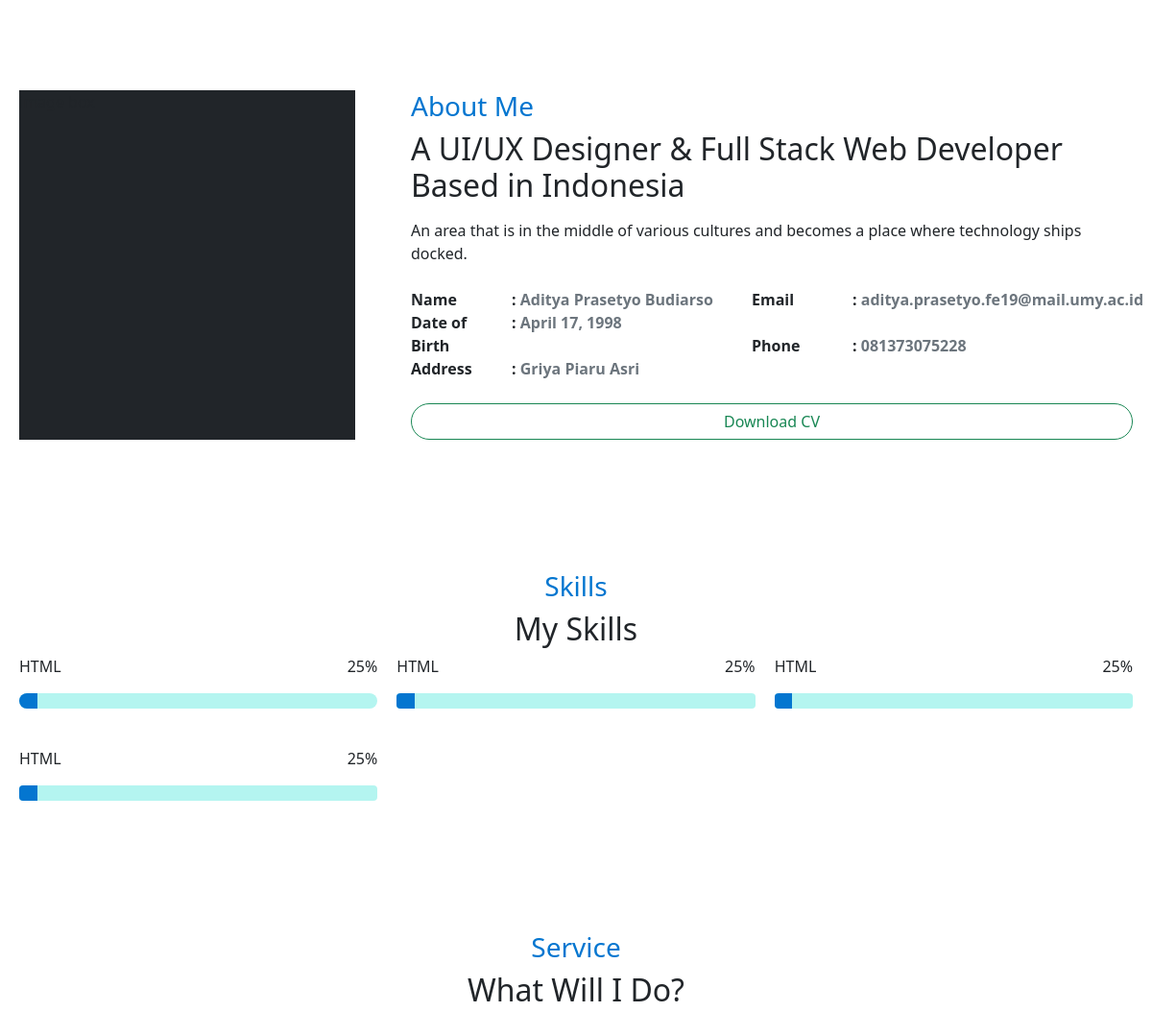
Before: / (lower part) with the older database file.
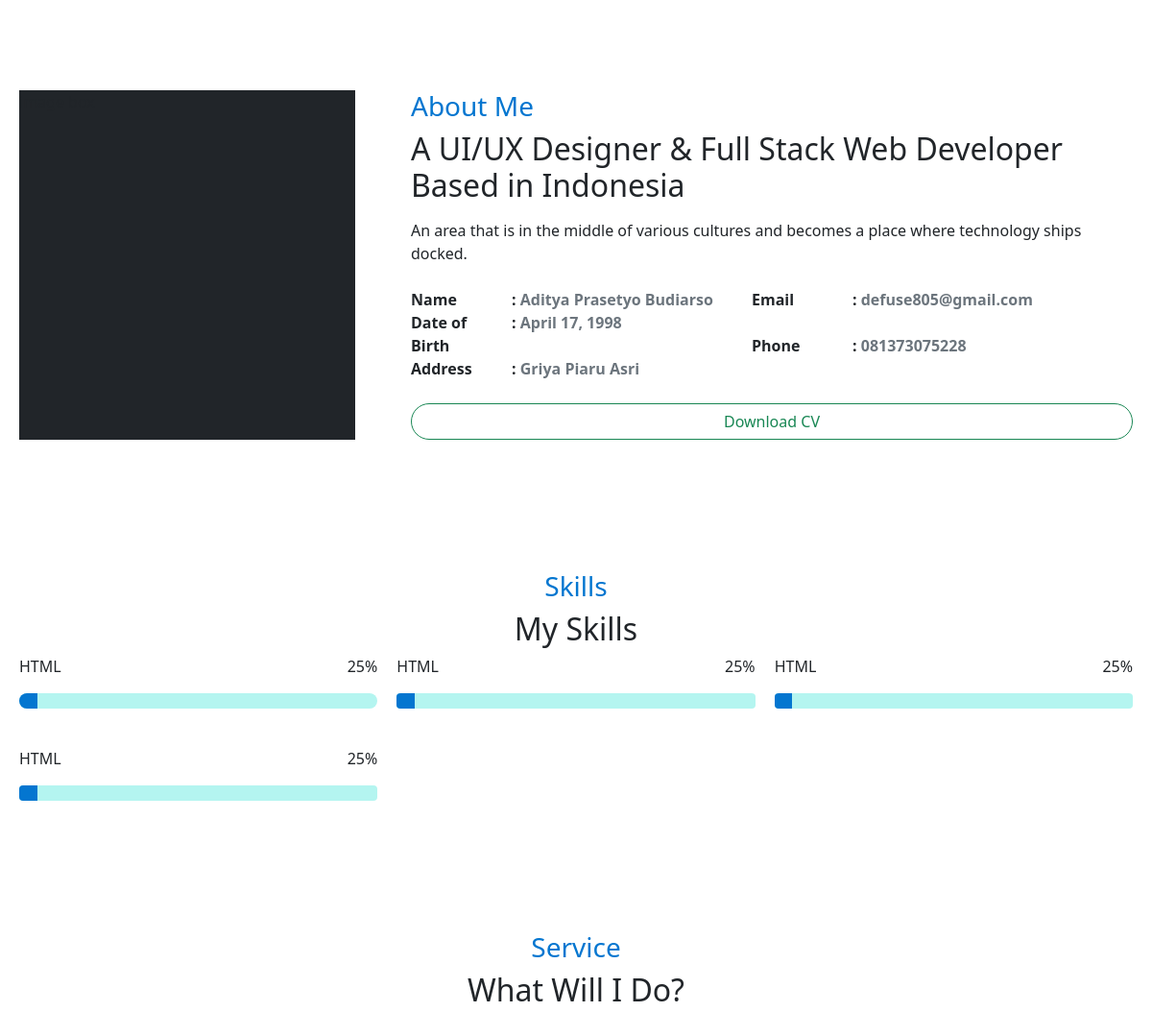
After: the same page with the newer database file.
### home/models.py (models this page shows, shortened)
class About(models.Model):
    Name = models.CharField(max_length=100)
    Date_of_Birth = models.DateField()
    Address = models.CharField(max_length=200)
    Email = models.EmailField()
    Phone = models.CharField(max_length=20)

### home/views.py (the view)
# urls.py: path('', HomeView, name='home'),
def HomeView(request):
    about = About.objects.first()
    skills = Skill.objects.all()
    services = Service.objects.all()
    galleries = Gallery.objects.all().order_by('-id')
    contact = ContactForm()
    if request.method == 'POST':
        contact = ContactForm(request.POST)
        if contact.is_valid():
            contact.save()
        return redirect('/')
    konteks = {
        'title': 'Artso | Web Developer',
        'about': about,
        'skills': skills,
        'services': services,
        'galleries': galleries,
        'contact': contact,
    }
    return render(request, 'index.html', konteks)

### templates/index.html (shortened to what the changed rows need)
{% extends 'base.html' %}
{% block content %}
<div class="container-fluid d-grid gap-3">
<section class="about-section p-section px-2" id="about">
    <div class="row">
        <div class="col container-about">
            <div class="about-box d-grid gap-2">
                <div class="title">
                    <h2>A UI/UX Designer & Full Stack Web Developer Based in Indonesia</h2>
                </div>
                <div id="about-group-list">
                    <ul class="group-list">
                        <li class="group-list-item">: <span class="text-muted ">{{about.Name}}</span></li>
                        <li class="group-list-item">: <span class="text-muted ">{{about.Date_of_Birth}}</span></li>
                        <li class="group-list-item">: <span class="text-muted ">{{about.Address}}</span></li>
                    </ul>
                    <ul class="group-list">
                        <li class="group-list-item">: <span class="text-muted ">{{about.Email}}</span></li>
                        <li class="group-list-item">: <span class="text-muted ">{{about.Phone}}</span></li>
                    </ul>
                </div>
            </div>
        </div>
    </div>
</section>
<section class="skill-section p-section px-2" id="skill">
    <div class="row">
        <div class="col">
            <div class="title">
                <center>
                <h2>My Skills</h2>
                </center>
            </div>
        </div>
    </div>
</section>
<section class="service-section p-section px-2" id="service"><div class="row">
    <div class="col">
        <div class="title">
            <center>
                <h2>What Will I Do?</h2>
            </center>
        </div>
    </div>
</div>
</section>
</div>
{% endblock content %}

Changed rows visible on the page:
changed About "Aditya Prasetyo Budiarso": Email "aditya.prasetyo.fe19@mail.umy.ac.id" → "defuse805@gmail.com"
